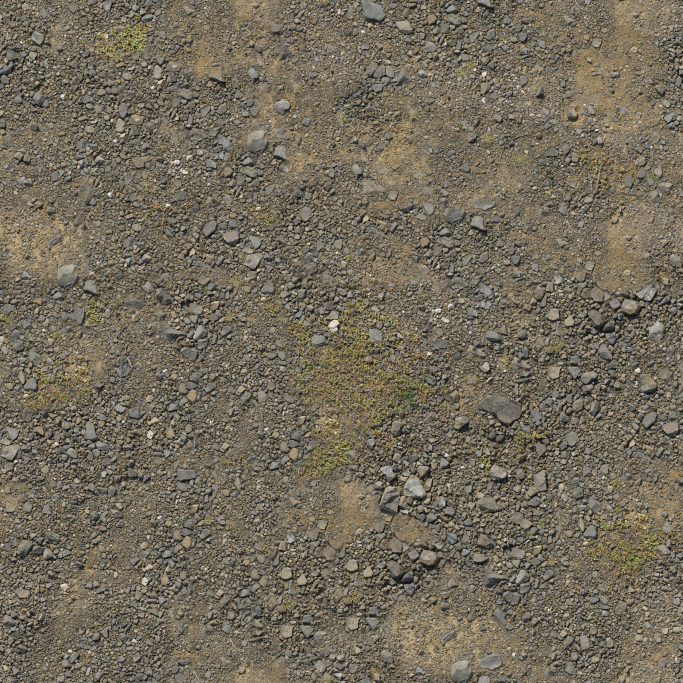
#> input picture experiments/fujian-dashboard-motion/SourceAssets/Stage/rock_ground_02_diff_2k.jpg, 2048 x 2048 px, given in place of 13d71de9ce4ee0203bfe9cc27a202c5f.mp4, which was not available (shown at 1/3 size)
$ python analyze_reference.py
#> lines starting #> are read from the running program, lines starting #| are printed output that depends on the picture
"""Decode the entire user reference; contact sheets retain source timestamps."""
from pathlib import Path
import cv2, json, hashlib
from PIL import Image, ImageDraw

root=Path('D:/3d-research')
out=root/'artifacts/fujian-dashboard-motion'
out.mkdir(parents=True,exist_ok=True)
source=Path('E:/WeChat/xwechat_files/wxid_hd8q3geiohjk22_48c6/msg/video/2026-10/13d71de9ce4ee0203bfe9cc27a202c5f.mp4')
cap=cv2.VideoCapture(str(source))
fps=cap.get(cv2.CAP_PROP_FPS)
frames=[]; changes=[]; previous=None; i=0
while True:
    ok,bgr=cap.read()
#> bgr is the input picture: shape (2048, 2048, 3); mean B, G, R 91.7, 107.2, 114.9
    if not ok: break
    small=cv2.resize(bgr,(320,180))
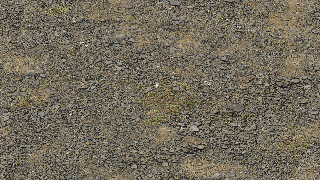
#> small: shape (180, 320, 3); mean B, G, R 91.5, 107.1, 114.7
    if previous is not None:
        changes.append((round(i/fps,3),round(float(cv2.absdiff(small,previous).mean()),3)))
    previous=small
    if i%round(fps)==0:
        frames.append((i/fps,Image.fromarray(cv2.cvtColor(bgr,cv2.COLOR_BGR2RGB)).resize((400,225))))
    i+=1
cap.release()
for start in range(0,len(frames),24):
    group=frames[start:start+24]; sheet=Image.new('RGB',(1600,6*249),'#121827'); d=ImageDraw.Draw(sheet)
    for j,(t,img) in enumerate(group):
        x=(j%4)*400;y=(j//4)*249;sheet.paste(img,(x,y));d.text((x+8,y+228),f'{t:06.2f}s',fill='white')
    sheet.save(out/f'reference-{start:02}-{start+len(group)-1:02}.jpg',quality=95)
baseline={}
src=root/'unreal/FujianSandbox58'
for folder in ['Source','Config','Content']:
    for p in (src/folder).rglob('*'):
        if p.is_file(): baseline[str(p.relative_to(src))]=hashlib.sha256(p.read_bytes()).hexdigest()
baseline['FujianSandbox.uproject']=hashlib.sha256((src/'FujianSandbox.uproject').read_bytes()).hexdigest()
(out/'source-baseline.json').write_text(json.dumps(baseline,indent=2),encoding='utf-8')
(out/'reference-decode.json').write_text(json.dumps({'source':str(source),'fps':fps,'decoded_frames':i,'duration_decoded':i/fps,'highest_frame_differences':sorted(changes,key=lambda x:x[1],reverse=True)[:60]},indent=2),encoding='utf-8')
print(json.dumps({'frames':i,'seconds':i/fps,'sheets':len(range(0,len(frames),24)),'baseline_files':len(baseline)}))

$ run again, on experiments/fujian-dashboard-motion/SourceAssets/Stage/water-caustics-v1.png
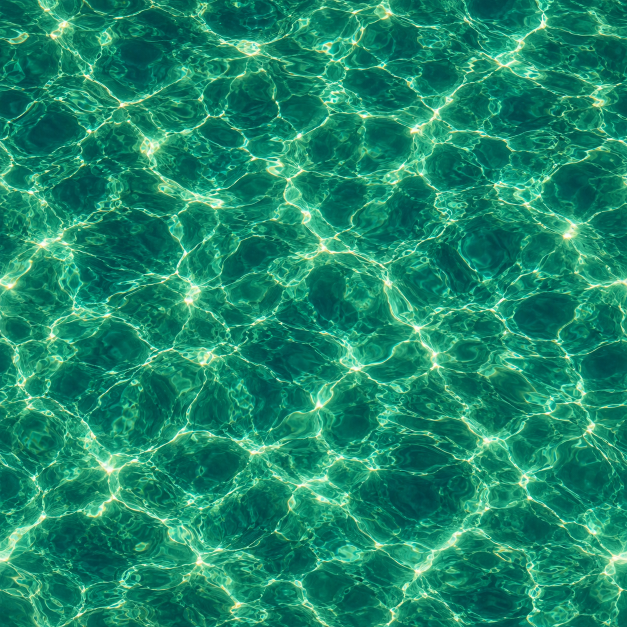
#> input picture experiments/fujian-dashboard-motion/SourceAssets/Stage/water-caustics-v1.png, 1254 x 1254 px, given in place of 13d71de9ce4ee0203bfe9cc27a202c5f.mp4, which was not available (shown at 1/2 size)
#> bgr is the input picture: shape (1254, 1254, 3); mean B, G, R 106.3, 136.4, 27.9
#> `small=cv2.resize(bgr,(320,180))`:
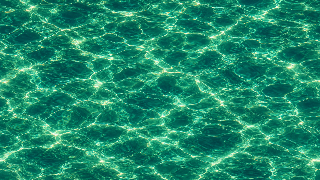
#> small: shape (180, 320, 3); mean B, G, R 106.2, 136.3, 27.8
